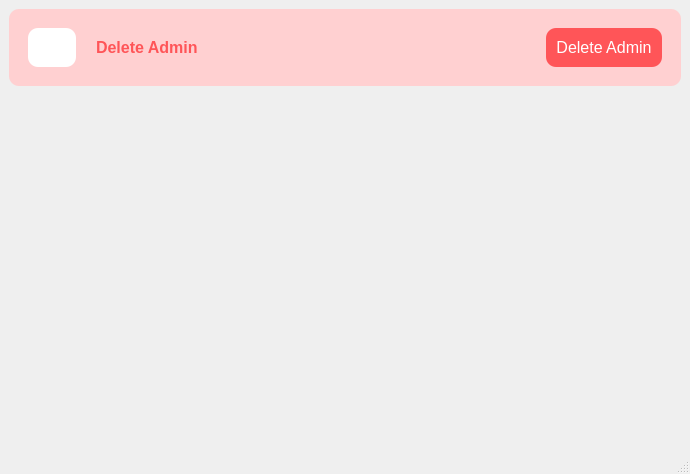
<?xml version="1.0" encoding="UTF-8"?>
<ui version="4.0">
 <class>check_Admin</class>
 <widget class="QMainWindow" name="check_Admin">
  <property name="geometry">
   <rect>
    <x>0</x>
    <y>0</y>
    <width>690</width>
    <height>474</height>
   </rect>
  </property>
  <property name="windowTitle">
   <string>Delete Employee</string>
  </property>
  <property name="windowIcon">
   <iconset>
    <normalon>:/resources/employee-icons/Employee-delete.svg</normalon>
   </iconset>
  </property>
  <property name="styleSheet">
   <string notr="true"/>
  </property>
  <widget class="QWidget" name="centralwidget">
   <layout class="QHBoxLayout" name="horizontalLayout">
    <item>
     <layout class="QVBoxLayout" name="verticalLayout">
      <item>
       <widget class="QFrame" name="gridFrame">
        <property name="sizePolicy">
         <sizepolicy hsizetype="Preferred" vsizetype="Fixed">
          <horstretch>0</horstretch>
          <verstretch>0</verstretch>
         </sizepolicy>
        </property>
        <property name="styleSheet">
         <string notr="true">background-color: rgb(255, 208, 209);
padding:10px;
border-radius:10px;</string>
        </property>
        <layout class="QHBoxLayout" name="horizontalLayout_2">
         <item>
          <widget class="QLabel" name="label_2">
           <property name="sizePolicy">
            <sizepolicy hsizetype="Fixed" vsizetype="Fixed">
             <horstretch>0</horstretch>
             <verstretch>0</verstretch>
            </sizepolicy>
           </property>
           <property name="maximumSize">
            <size>
             <width>48</width>
             <height>48</height>
            </size>
           </property>
           <property name="styleSheet">
            <string notr="true">background-color: rgb(255, 255, 255);
padding:4px;
border-radius:10px;</string>
           </property>
           <property name="text">
            <string/>
           </property>
           <property name="pixmap">
            <pixmap resource="resources.qrc">:/resources/employee-icons/Employee-delete.svg</pixmap>
           </property>
           <property name="scaledContents">
            <bool>true</bool>
           </property>
          </widget>
         </item>
         <item>
          <widget class="QLabel" name="label">
           <property name="font">
            <font>
             <pointsize>12</pointsize>
             <bold>true</bold>
            </font>
           </property>
           <property name="styleSheet">
            <string notr="true">color: rgb(255, 85, 88);</string>
           </property>
           <property name="text">
            <string>Delete Admin</string>
           </property>
          </widget>
         </item>
         <item>
          <widget class="QPushButton" name="Delete_btn">
           <property name="sizePolicy">
            <sizepolicy hsizetype="Fixed" vsizetype="Fixed">
             <horstretch>0</horstretch>
             <verstretch>0</verstretch>
            </sizepolicy>
           </property>
           <property name="font">
            <font>
             <pointsize>12</pointsize>
            </font>
           </property>
           <property name="styleSheet">
            <string notr="true">QPushButton{
	color: rgb(255, 255, 255);
	background-color: rgb(255, 85, 88);
	border:none;
	padding:10px;
}
QPushButton:hover{
	background-color: rgb(194, 65, 69);
}</string>
           </property>
           <property name="text">
            <string>Delete Admin</string>
           </property>
          </widget>
         </item>
        </layout>
       </widget>
      </item>
      <item>
       <widget class="QFrame" name="frame">
        <property name="styleSheet">
         <string notr="true">QTableView {
    border: 1px solid #d3d3d3;  /* Border around the entire table */
    selection-background-color: #a1c4fd;  /* Background color for selected cells */
    selection-color: white;  /* Text color for selected cells */
    alternate-background-color: #f2f2f2;  /* Background color for alternate rows */
    gridline-color: #cccccc;  /* Color of gridlines separating cells */
    background-color: #ffffff;  /* Background color of the table */
}

/* Styling for individual cells */
QTableView::item {
    padding: 2px;  /* Padding inside each cell */
	font-size:12px;
    color: black;  /* Default text color */
    background-color: white;  /* Default background color of cells */
}

/* Styling for selected cells */
QTableView::item:selected {
    background-color: rgb(255, 85, 88);  /* Background color for selected cells */
    color: white;  /* Text color for selected cells */
}

/* Row Styling (for alternate rows) */
QTableView::item:alternate {
    background-color: #f9f9f9;  /* Background color for alternate rows */
}

/* Styling for header cells */
QHeaderView::section {
    background-color: #2c3e50;  /* Header background color */
    color: white;  /* Header text color */
    padding: 5px;  /* Padding for header cells */
    font-weight: bold;  /* Bold font for header text */
    text-align: center;  /* Center-align header text */
}

/* Header horizontal lines */
QHeaderView::section:horizontal {
    border-right: 1px solid #d3d3d3;  /* Border between header cells */
}

/* For sorting indicators in the header */
QHeaderView::indicator:checked {
    background-color: #0078d4;  /* Sorting indicator background color */
}
</string>
        </property>
        <layout class="QHBoxLayout" name="table_horizontalLayout"/>
       </widget>
      </item>
     </layout>
    </item>
   </layout>
  </widget>
  <widget class="QMenuBar" name="menubar">
   <property name="geometry">
    <rect>
     <x>0</x>
     <y>0</y>
     <width>690</width>
     <height>21</height>
    </rect>
   </property>
  </widget>
  <widget class="QStatusBar" name="statusbar"/>
 </widget>
 <resources>
  <include location="resources.qrc"/>
 </resources>
 <connections/>
</ui>
